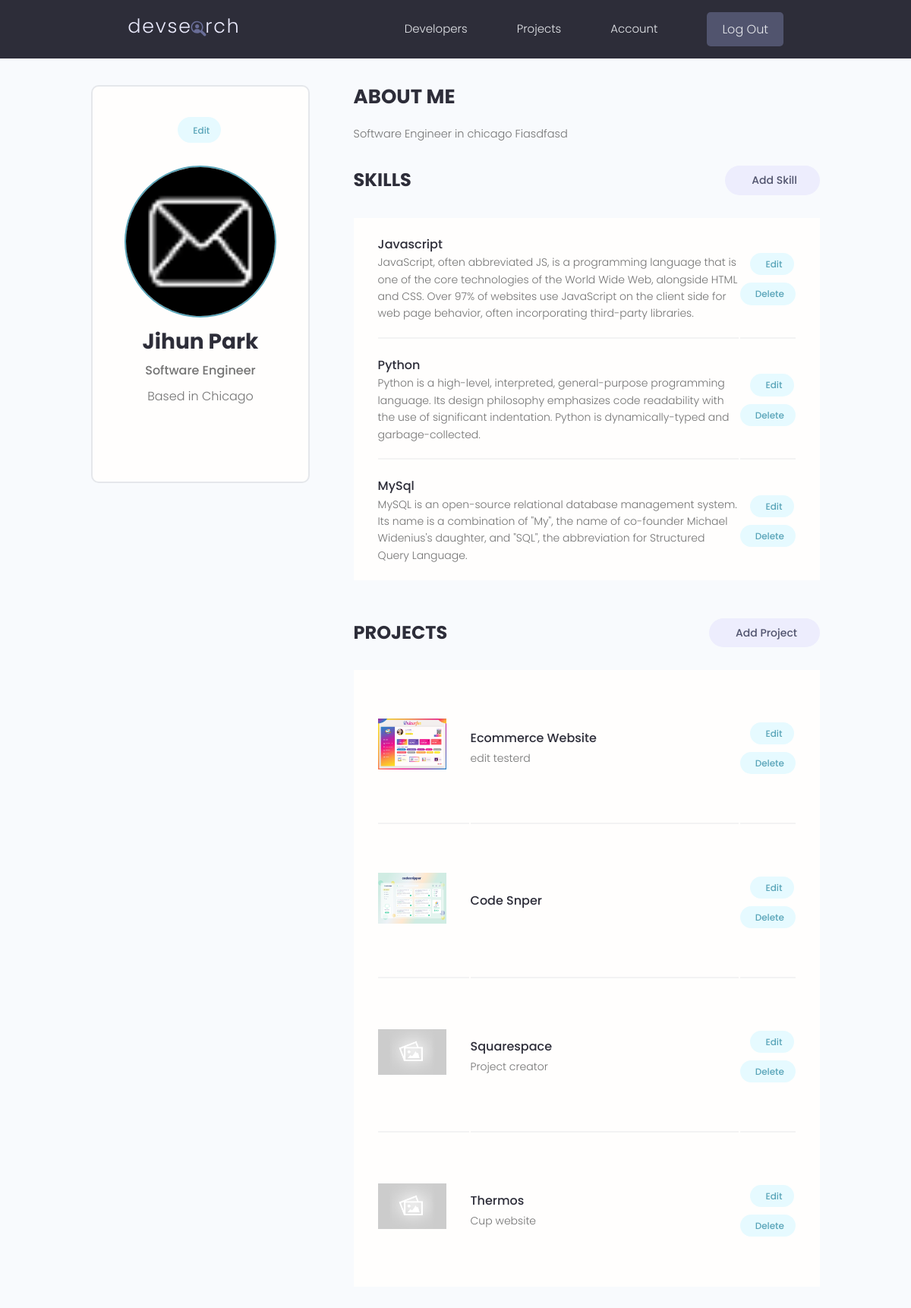
Page /userAccount/ (signed in) on the committed database.
### users/models.py (models this page shows, shortened)
class Profile(models.Model):
    user = models.OneToOneField(User, on_delete=models.CASCADE, null=True, blank=True)
    name = models.CharField(max_length=200, blank=True, null=True)
    email = models.EmailField(max_length=500, blank=True, null=True)
    username = models.CharField(max_length=200, blank=True, null=True)
    location = models.CharField(max_length=200, blank=True, null=True)
    short_intro = models.CharField(max_length=200, blank=True, null=True)
    bio = models.TextField(blank=True, null=True)
    profile_image = models.ImageField(null=True, blank=True, upload_to='profiles/', default="profiles/user-default.png")
    social_github = models.CharField(max_length=200, blank=True, null=True)
    social_twitter = models.CharField(max_length=200, blank=True, null=True)
    social_linkedin = models.CharField(max_length=200, blank=True, null=True)
    social_youtube= models.CharField(max_length=200, blank=True, null=True)
    social_website = models.CharField(max_length=200, blank=True, null=True)
    created = models.DateTimeField(auto_now_add=True)
    id = models.UUIDField(default=uuid.uuid4, unique=True, primary_key=True, editable=False)

class Skill(models.Model):
    owner = models.ForeignKey(Profile, on_delete=models.CASCADE, null=True, blank=True)
    name = models.CharField(max_length=200, blank=True, null=True)
    description = models.TextField(null=True, blank=True)
    created = models.DateTimeField(auto_now_add=True)
    id = models.UUIDField(default=uuid.uuid4, unique=True, primary_key=True, editable=False)

### apps/models.py (models this page shows, shortened)
class Project(models.Model):
    owner = models.ForeignKey(Profile, null=True, blank=True, on_delete=models.SET_NULL)
    title = models.CharField(max_length=200)
    description = models.TextField(null=True, blank=True)
    featured_image = models.ImageField(null=True, blank=True, default="default.jpg")
    demo_link = models.CharField(max_length=2000, blank=True)
    source_link = models.CharField(max_length=2000, null=True, blank=True)
    tags = models.ManyToManyField("Tag", blank=True) #many to many relationship with tags
    vote_total = models.IntegerField(default=0, null=True, blank=True)
    vote_ratio = models.IntegerField(default=0, null=True, blank=True)
    created = models.DateTimeField(auto_now_add=True)
    id = models.UUIDField(default=uuid.uuid4, unique=True, primary_key=True, editable=False)
    class Meta:
        ordering = ["created"] #orders by created date

### users/views.py (the view)
# urls.py: path("userAccount/", views.userAccount, name="userAccount"),
@login_required(login_url='login')
def userAccount(request):
    profile = request.user.profile
    skills = profile.skill_set.all()
    projects = profile.project_set.all()
    context = {
        "profile": profile,
        "skills": skills,
        "projects": projects
         }
    return render(request, "users/account.html", context)

### users/templates/users/account.html (shortened to what this page needs)
<!DOCTYPE html>
<html lang="en">
<head>
</head>
<body>
    {% extends 'main.html' %}
    {% load static %}
    {% block content %}
      <main class="settingsPage profile my-md">
      <div class="container">
        <div class="layout">
          <div class="column column--1of3">
            <div class="card text-center">
              <div class="card__body dev">
                <a class="tag tag--pill tag--main settings__btn" href="{% url 'editAccount' %}"> Edit</a>
                <img class="avatar avatar--xl dev__avatar" src="{{ profile.profile_image.url }}" />
                <h2 class="dev__name">{{profile.name}}</h2>
                <p class="dev__title">{{profile.short_intro}}</p>
                <p class="dev__location">Based in {{profile.location}}</p>
              </div>
            </div>
          </div>
          <div class="column column--2of3">
            <div class="devInfo">
              <h3 class="devInfo__title">About Me</h3>
              <p class="devInfo__about">{{profile.bio}}</p>
            </div>
            <div class="settings">
              <h3 class="settings__title">Skills</h3>
              <a class="tag tag--pill tag--sub settings__btn tag--lg" href="{% url 'createSkill' %}"> Add Skill</a>
            </div>
            <table class="settings__table">
              {% for skill in skills %}
              <tr>
                <td class="settings__tableInfo">
                  <h4>{{skill.name}}</h4>
                  <p>{{skill.description}}</p>
                </td>
                <td class="settings__tableActions">
                  <a class="tag tag--pill tag--main settings__btn" href="{% url 'updateSkill' skill.id %}"> Edit</a>
                  <a class="tag tag--pill tag--main settings__btn" href="{% url 'deleteSkill' skill.id %}?next=/userAccount">
                    Delete</a>
                </td>
              </tr>
              {% endfor %}
            </table>
             <div class="settings">
              <h3 class="settings__title">Projects</h3>
              <a class="tag tag--pill tag--sub settings__btn tag--lg" href="{% url 'create' %}"> Add Project</a>
            </div>
            <table class="settings__table">
              {% for project in projects %}
              <tr>
                <td class="settings__thumbnail">
                  <a href="{% url 'display' project.id %}"><img src="{{project.featured_image.url}}" alt="Project Thumbnail" /></a>
                </td>
                <td class="settings__tableInfo">
                  <a href="{% url 'display' project.id %}">{{project.title}}</a>
                  <p>{{project.description|slice:"150"}}</p>
                </td>
                <td class="settings__tableActions">
                  <a class="tag tag--pill tag--main settings__btn" href="{% url 'update' project.id %}"> Edit</a>
                  <a class="tag tag--pill tag--main settings__btn" href="{% url 'delete' project.id %}?next=/userAccount">
                    Delete</a>
                </td>
              </tr>
              {% endfor %}
            </table>
          </div>
        </div>
      </div>
    </main>
    {% endblock %}

### static/styles/app.css (style rules this page uses)
:root { --color-sub: #2d2d39; }
.card { border: 2px solid var(--color-light); }
img { width: 100%; }
.profile .card > .dev { padding: 4rem; }
.dev__avatar { display: block; margin: auto; }
.dev__name { color: var(--color-sub); font-size: 2.8rem; font-weight: 700; margin-top: 1rem; margin-bottom: 0.5rem; }
.dev__title { font-size: 1.6rem; font-weight: 500; line-height: 1.3; }
.dev__location { margin-top: 1rem; }
.devInfo { margin-bottom: 3rem; }
.devInfo__title, .devInfo__subtitle { font-size: 2.6rem; color: var(--color-sub); text-transform: uppercase; font-weight: 700; margin-bottom: 1.5rem; }
.devInfo__about, .devSkill__info { font-size: 1.45rem; line-height: 1.7; text-align: justify; }
.settingsPage .dev > .settings__btn { display: inline-block; margin-bottom: 3rem; }
.settings { display: flex; justify-content: space-between; align-items: center; }
.settings__title { font-size: 2.4rem; text-transform: uppercase; font-weight: 700; color: var(--color-sub); }
.settings__table { margin-top: 3rem; margin-bottom: 5rem; padding: 0 3rem; background: var(--color-white); }
.settings__table tr { width: 100%; }
.settings__table tr > td { padding: 2rem 0; }
.settings__table tr:not(:last-child) td { border-bottom: 2px solid var(--color-white-light); }
.settings__thumbnail { width: 23%; min-width: 10rem; }
.settings__thumbnail img { padding-right: 3rem; height: 15rem; object-fit: contain; }
.settings__tableInfo { width: 100%; }
.settings__tableInfo h4, .settings__tableInfo a { padding-right: 1rem; width: auto; font-size: 1.6rem; font-weight: 500; color: var(--color-sub); }
.settings__tableInfo p { font-size: 1.4rem; }
.settings__tableActions { text-align: right; }

### static/uikit/styles/modules/_variables.css (style rules this page uses)
:root { --color-main: #5aa5b9; --color-main-light: #e6faff; --color-sub: #3f4156; --color-sub-light: #51546e; --color-sub-lighter: #ededfd; --color-text: #737373; --color-gray: #8b8b8b; --color-light: #e5e7eb; --color-light-gray: #767676; --color-bg: #f8fafd; --color-white: #fffefd; --color-white-light: #f3f3f3; --color-success: #359e64; --color-success-bg: #def8e8; --color-error: #fc4b0b; --color-error-bg: #fff2ee; --font-base: 'Poppins', arial, helvetica, 'Segoe UI', roboto, ubuntu, sans-serif; --font-monospace: 'Fira Code', 'Courier New', courier, monospace; --font-regular: 300; --font-medium: 500; --font-bold: 700; --generic-shadow: 1px 1px 5px #00000010; --generic-transition: all 0.3s ease-in-out; }

### static/uikit/styles/modules/_base.css (style rules this page uses)
* { margin: 0; padding: 0; box-sizing: border-box; text-rendering: optimizeLegibility; color: inherit; font-size: inherit; }
html { font-size: 50%; }
@media only screen and (min-width: 480px) { html { font-size: 56.25%; } }
@media only screen and (min-width: 1200px) { html { font-size: 62.5%; } }
body { line-height: 1.6; font-weight: 400; font-size: 1.5rem; color: var(--color-text); background-color: var(--color-bg); min-height: 100vh; }

### static/uikit/styles/modules/_typography.css (style rules this page uses)
* { font-family: var(--font-base); }
h2 { font-size: 3.6rem; font-weight: var(--font-bold); }
h3 { font-size: 3.2rem; font-weight: var(--font-medium); }
h4 { font-size: 2.8rem; font-weight: var(--font-medium); }
p, span, strong { font-size: 1.6rem; color: var(--color-text); font-weight: var(--font-regular); }
a { padding-bottom: 2px; text-decoration: none; display: inline-block; color: var(--color-main); font-weight: var(--font-medium); }

### static/uikit/styles/modules/_utilities.css (style rules this page uses)
.container { width: 92%; max-width: 165rem; margin: 0 auto; box-sizing: border-box; }
@media screen and (min-width: 1000px) { .container { width: 90%; } }
@media screen and (min-width: 1200px) { .container { width: 80%; } }
.text-center { text-align: center; }
.my-md { margin: 3rem auto; }

### static/uikit/styles/modules/_avatar.css (style rules this page uses)
.avatar { border-radius: 50%; border: 2px solid var(--color-main); object-fit: cover; }
.avatar--xl { height: 20rem; width: 20rem; }

### static/uikit/styles/modules/_card.css (style rules this page uses)
.card { border-radius: 1rem; background-color: var(--color-white); border: 1.5px solid var(--color-light); width: auto; height: auto; margin-top: 0.5rem; margin-bottom: 0.5rem; overflow: hidden; }
.card__body, .card__header { padding: 2rem 2.5rem; }

### static/uikit/styles/modules/_layout.css (style rules this page uses)
.layout { display: flex; flex-flow: row wrap; justify-content: space-between; }
.layout > .column { margin-bottom: 3rem; }
.layout > .column.column--1of3 { flex-basis: 30%; }
.layout > .column.column--2of3 { flex-basis: 64%; }

### rows in the picture
Profile: profile_image (picture), name "Jihun Park", short_intro "Software Engineer", location "Chicago", bio "Software Engineer in chicago Fiasdfasd"
Skill: name "Javascript", description "JavaScript, often abbreviated JS, is a programming language that is one of the core technologies of the World Wide Web, alongside HTML and CSS. Over 97% of websites use JavaScript on the client side for web page behavior, often incorporating third-party libraries."
Skill: name "Python", description "Python is a high-level, interpreted, general-purpose programming language. Its design philosophy emphasizes code readability with the use of significant indentation. Python is dynamically-typed and garbage-collected."
Skill: name "MySql", description "MySQL is an open-source relational database management system. Its name is a combination of \"My\", the name of co-founder Michael Widenius's daughter, and \"SQL\", the abbreviation for Structured Query Language."
Project: featured_image (picture), title "Ecommerce Website", description "edit testerd"
Project: featured_image (picture), title "Code Snper"
Project: featured_image (placeholder picture), title "Squarespace", description "Project creator"
Project: featured_image (placeholder picture), title "Thermos", description "Cup website"
